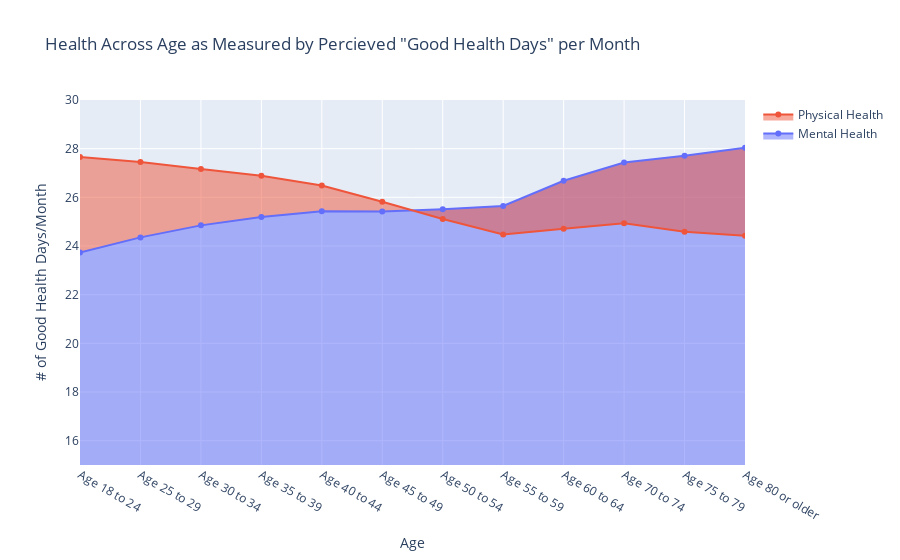

Source (notebook cell):
### Code cell
labels = ['Mental Health', 'Physical Health']
colors = ['rgb(67,67,67)', 'rgb(49,130,189)']
mode_size = [8, 8]
line_size = [2, 2]

fig = go.Figure()

fig.add_trace(go.Scatter(
        x=df_men['_AGEG5YR'], y=df_men['REV_MENTHLTH'], 
        fill='tozeroy',
        #mode='none',
        name=labels[0],
        #line=dict(color=colors[0], width=line_size[0]),
        connectgaps=True,
        
    ))

    # endpoints
fig.add_trace(go.Scatter(
        x=df_phys['_AGEG5YR'], y=df_phys['REV_PHYSHLTH'],
        fill='tonexty',
        #mode='none',
        name=labels[1],
        #marker=dict(color=colors[1], size=mode_size[1])
    ))
fig.update_yaxes(range=[15, 30])
fig.update_layout(title='Health Across Age as Measured by Percieved "Good Health Days" per Month',
                   xaxis_title='Age',
                   yaxis_title='# of Good Health Days/Month')

### Figure 1 — Plotly figure (JSON) as saved in the notebook; plotly's stock layout.template omitted (floating-point values rounded to 4 significant figures)
{"data": [{"connectgaps": true, "fill": "tozeroy", "name": "Mental Health", "type": "scatter", "x": ["Age 18 to 24", "Age 25 to 29", "Age 30 to 34", "Age 35 to 39", "Age 40 to 44", "Age 45 to 49", "Age 50 to 54", "Age 55 to 59", "Age 60 to 64", "Age 70 to 74", "Age 75 to 79", "Age 80 or older"], "y": [23.73, 24.35, 24.85, 25.19, 25.43, 25.41, 25.51, 25.65, 26.68, 27.43, 27.7, 28.04]}, {"fill": "tonexty", "name": "Physical Health", "type": "scatter", "x": ["Age 18 to 24", "Age 25 to 29", "Age 30 to 34", "Age 35 to 39", "Age 40 to 44", "Age 45 to 49", "Age 50 to 54", "Age 55 to 59", "Age 60 to 64", "Age 70 to 74", "Age 75 to 79", "Age 80 or older"], "y": [27.65, 27.45, 27.16, 26.89, 26.49, 25.82, 25.11, 24.47, 24.7, 24.93, 24.58, 24.42]}], "layout": {"title": {"text": "Health Across Age as Measured by Percieved \"Good Health Days\" per Month"}, "xaxis": {"title": {"text": "Age"}}, "yaxis": {"range": [15, 30], "title": {"text": "# of Good Health Days/Month"}}}}
